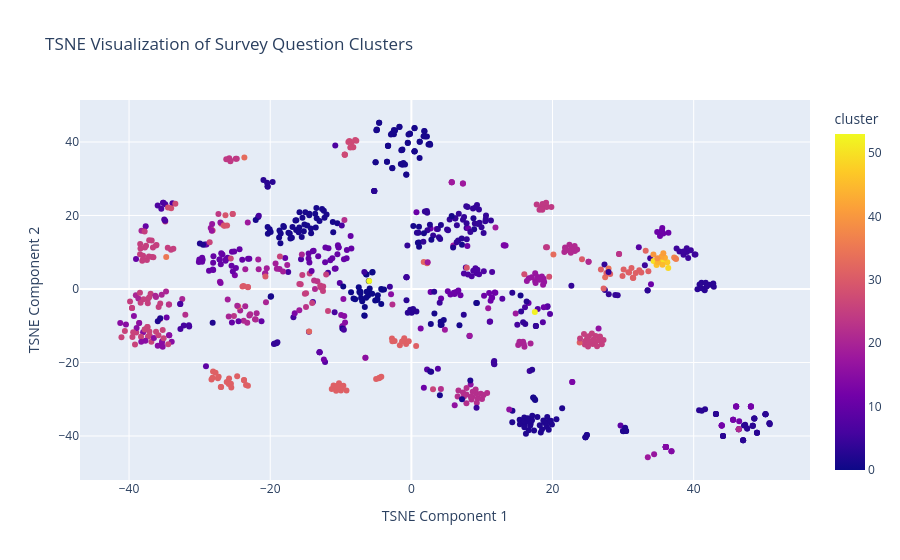

Here is the notebook cell this chart was saved with:
### Markdown cell above
##### 2. Generic Survey Using Combined Topic Clusters (lda_topic,bert_topic) against agglomerative/Hierachical clustering

### Code cell
import numpy as np
import pandas as pd
import plotly.express as px
from sklearn.manifold import TSNE

# survey_questions_df contains:
# "sbert_embedding": a list column with SBERT embeddings,
# "kmeans_cluster": the cluster label for each question,
# "cleaned_question": the processed question text.

# Convert the list of embeddings to a NumPy array.
embeddings = np.array(survey_questions_df["sbert_embedding"].tolist())

# Use TSNE to reduce the dimensionality to 2 dimensions.
# - n_components=2: We want a 2D representation.
# - perplexity=30: A common value balancing local and global structure.
# - random_state=42: For reproducibility.
tsne = TSNE(n_components=2, perplexity=30, random_state=42)
tsne_results = tsne.fit_transform(embeddings)

# Create a DataFrame for plotting.
plot_df = pd.DataFrame(tsne_results, columns=["tsne1", "tsne2"])
plot_df["cluster"] = survey_questions_df["combined_cluster"].values
plot_df["question"] = survey_questions_df["cleaned_question"].values

# Create an interactive scatter plot with Plotly.
fig = px.scatter(
    plot_df, 
    x="tsne1", 
    y="tsne2", 
    color="cluster", 
    hover_data=["question"],
    title="TSNE Visualization of Survey Question Clusters",
    labels={"tsne1": "TSNE Component 1", "tsne2": "TSNE Component 2"}
)

fig.show()

### Figure 1 — Plotly figure (JSON) as saved in the notebook; plotly's stock layout.template omitted (floating-point values rounded to 4 significant figures; data arrays with more than 128 entries replaced by an {"elided": "..."} marker saying what was removed)
{"data": [{"customdata": {"elided": "925x1 str values"}, "hovertemplate": "TSNE Component 1=%{x}<br>TSNE Component 2=%{y}<br>question=%{customdata[0]}<br>cluster=%{marker.color}<extra></extra>", "legendgroup": "", "marker": {"color": {"elided": "925 int values"}, "coloraxis": "coloraxis", "symbol": "circle"}, "mode": "markers", "name": "", "orientation": "v", "showlegend": false, "type": "scatter", "x": {"elided": "925 float values"}, "xaxis": "x", "y": {"elided": "925 float values"}, "yaxis": "y"}], "layout": {"coloraxis": {"colorbar": {"title": {"text": "cluster"}}, "colorscale": [[0, "#0d0887"], [0.1111, "#46039f"], [0.2222, "#7201a8"], [0.3333, "#9c179e"], [0.4444, "#bd3786"], [0.5556, "#d8576b"], [0.6667, "#ed7953"], [0.7778, "#fb9f3a"], [0.8889, "#fdca26"], [1, "#f0f921"]]}, "legend": {"tracegroupgap": 0}, "title": {"text": "TSNE Visualization of Survey Question Clusters"}, "xaxis": {"anchor": "y", "domain": [0, 1], "title": {"text": "TSNE Component 1"}}, "yaxis": {"anchor": "x", "domain": [0, 1], "title": {"text": "TSNE Component 2"}}}}
